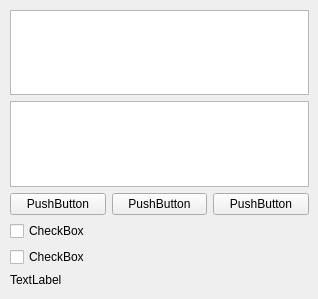
<?xml version="1.0" encoding="UTF-8"?>
<ui version="4.0">
 <class>MainWindow</class>
 <widget class="QMainWindow" name="MainWindow">
  <property name="geometry">
   <rect>
    <x>0</x>
    <y>0</y>
    <width>318</width>
    <height>299</height>
   </rect>
  </property>
  <property name="windowTitle">
   <string>MainWindow</string>
  </property>
  <widget class="QWidget" name="centralwidget">
   <widget class="QWidget" name="verticalLayoutWidget_3">
    <property name="geometry">
     <rect>
      <x>10</x>
      <y>10</y>
      <width>299</width>
      <height>277</height>
     </rect>
    </property>
    <layout class="QVBoxLayout" name="verticalLayout_3">
     <item>
      <layout class="QVBoxLayout" name="verticalLayout">
       <item>
        <widget class="QTextEdit" name="NameTextEdit"/>
       </item>
       <item>
        <widget class="QTextEdit" name="PasswordTextEdit"/>
       </item>
       <item>
        <layout class="QHBoxLayout" name="horizontalLayout">
         <item>
          <widget class="QPushButton" name="EntranceButton">
           <property name="text">
            <string>PushButton</string>
           </property>
          </widget>
         </item>
         <item>
          <widget class="QPushButton" name="RegistrationButton">
           <property name="text">
            <string>PushButton</string>
           </property>
          </widget>
         </item>
         <item>
          <widget class="QPushButton" name="CancelButton">
           <property name="text">
            <string>PushButton</string>
           </property>
          </widget>
         </item>
        </layout>
       </item>
       <item>
        <layout class="QVBoxLayout" name="verticalLayout_2">
         <item>
          <widget class="QCheckBox" name="RememberCheckBox">
           <property name="text">
            <string>CheckBox</string>
           </property>
          </widget>
         </item>
         <item>
          <widget class="QCheckBox" name="ShowCheckBox">
           <property name="text">
            <string>CheckBox</string>
           </property>
          </widget>
         </item>
         <item>
          <widget class="QLabel" name="label">
           <property name="text">
            <string>TextLabel</string>
           </property>
          </widget>
         </item>
        </layout>
       </item>
      </layout>
     </item>
    </layout>
   </widget>
  </widget>
 </widget>
 <resources/>
 <connections/>
</ui>
